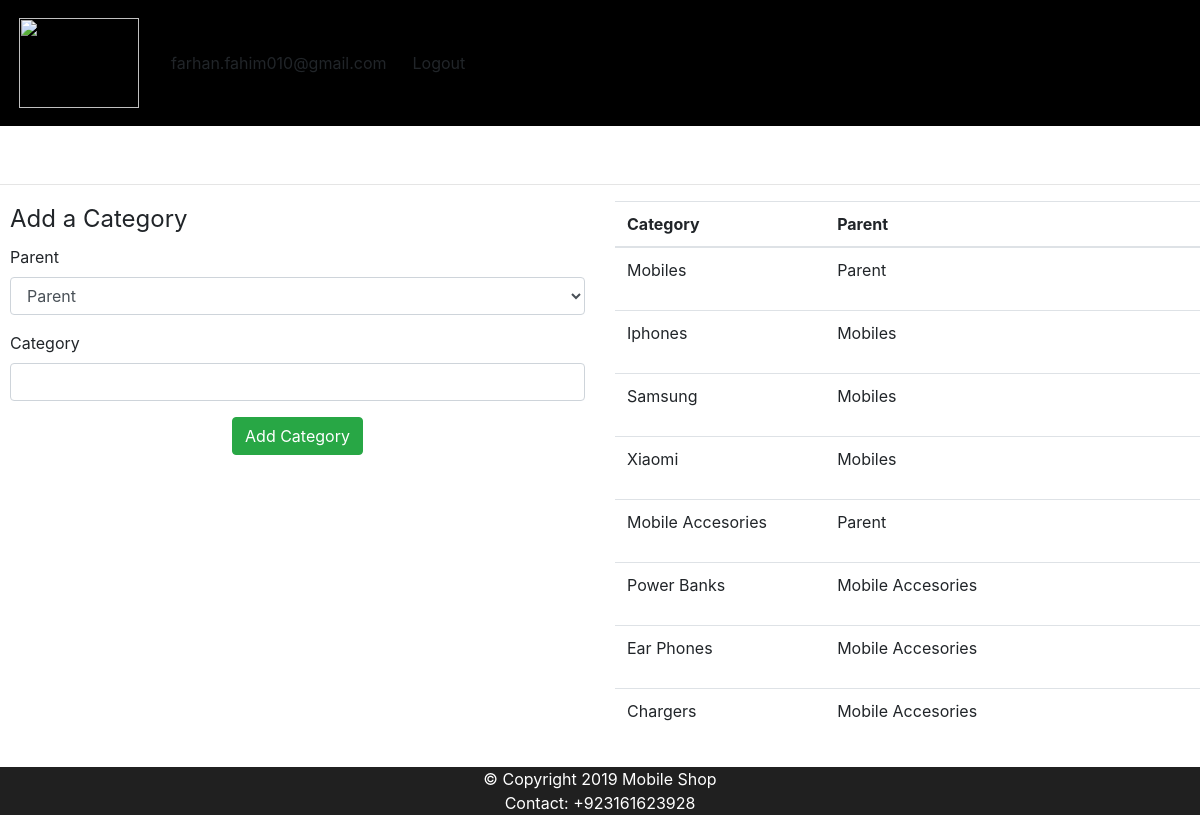
The page /admin/categories.php (signed in) on the database its author committed.
### tables this page shows
CREATE TABLE `categories` (
  `id` int(11) NOT NULL,
  `category` varchar(255) NOT NULL,
  `parent` int(11) NOT NULL DEFAULT '0'
);

### admin/categories.php (the view, shortened to what this page needs)
  <link rel="stylesheet" href="https://maxcdn.bootstrapcdn.com/bootstrap/4.3.1/css/bootstrap.min.css">
<?php
	include 'includes/head.php';
	include 'includes/navigation1.php';
?>
<?php
	$category = '';
	$post_parent = '';
?>
<h2 class="text-center" style="margin-top: 130px;">Categories</h2>
<hr>
<div class="row">
	<div class="col-md-6">
		<form class="form" style="margin-left: 10px;" action="categories.php<?php echo ((isset($_GET['edit']))?'?edit='.$edit_id : ''); ?>" method="post">
			<legend><?php echo ((isset($_GET['edit']))?'Edit' : 'Add a'); ?> Category</legend>
			<?php
				$category_value = '';
				$parent_value = 0;
				if(isset($_GET['edit'])) {
					$category_value = $edit_category['category'];
					$parent_value = $edit_category['parent'];
				} else {
					if(isset($_POST)) {
						$category_value = $category;
						$parent_value = $post_parent;
					}
				}
			?>
			<div class="form-group">
				<label for="parent">Parent</label>
				<select class="form-control" name="parent" id="parent">
					<option value="0"<?php echo (($parent_value == 0)?' selected="selected"' : ''); ?>>Parent</option>
				</select>
			</div>
			<div class="form-group">
				<label for="category">Category</label>
				<input class="form-control" type="text" name="category" id="category" value="<?php echo $category_value; ?>">
			</div>
			<div class="form-group">
				<div class="text-center">
				<input class="btn btn-success" type="submit" value="<?php echo ((isset($_GET['edit']))?'Edit' : 'Add'); ?> Category">
				</div>
			</div>
		</form>
	</div>
	<div class="col-md-6">
		<table class="table" style="margin-right: 30px;">
			<thead>
				<th>Category</th>
				<th>Parent</th>
				<th></th>
			</thead>
			<tbody>
				<?php $result = $db->query("SELECT * FROM categories WHERE parent = 0"); ?>
				<?php while($parent = mysqli_fetch_assoc($result)) : ?>
				<?php
					$parent_id = (int)$parent['id'];
					$cresult = $db->query("SELECT * FROM categories WHERE parent = '{$parent_id}'");
				?>
				<tr>
					<td><?php echo $parent['category']; ?></td>
					<td>Parent</td>
					<td>
						<a class="btn btn-xs btn-default" href="categories.php?edit=<?php echo $parent['id']; ?>"><i class="material-icons" >
</i></a>
						<a class="btn btn-xs btn-default" href="categories.php?delete=<?php echo $parent['id']; ?>"><i class="material-icons">
</i></a>
					</td>
				</tr>
					<?php while($child = mysqli_fetch_assoc($cresult)) : ?>
						<tr>
							<td><?php echo $child['category']; ?></td>
							<td><?php echo $parent['category']; ?></td>
							<td>
								<a class="btn btn-xs btn-default" href="categories.php?edit=<?php echo $child['id']; ?>"><i class="material-icons" >
</i></a>
								<a class="btn btn-xs btn-default" href="categories.php?delete=<?php echo $child['id']; ?>"><i class="material-icons">
</i></a>
							</td>
						</tr>
					<?php endwhile; ?>
				<?php endwhile; ?>
			</tbody>
		</table>
	</div>
</div>
<?php
	include 'includes/footer.php';
	?>

### admin/includes/head.php (shortened to what this page needs)
<!DOCTYPE html>
<html>
<head>
   <link rel="stylesheet" href="https://cdnjs.cloudflare.com/ajax/libs/font-awesome/4.7.0/css/font-awesome.min.css">
  <link rel="stylesheet" type="text/css" href="css/style.css">
  <link rel="stylesheet" href="https://maxcdn.bootstrapcdn.com/bootstrap/4.3.1/css/bootstrap.min.css">
</head>

### admin/includes/navigation1.php (shortened to what this page needs)
  <link rel="stylesheet" type="text/css" href="../css/style.css">
  <link rel="stylesheet" href="https://maxcdn.bootstrapcdn.com/bootstrap/4.3.1/css/bootstrap.min.css">
<nav class="navbar navbar-expand-md  navbar-dark fixed-top" style="background-color: black">
  <a class="navbar-brand" href="main.php">
    <img src="../images/logo.png" class="logo">
  </a>
  <?php
if (isset($_SESSION["login_id"])){
  echo"<form >
 <button class='btn btn-tertiary'>";
 echo $_SESSION["login_id"];
 echo"</button>
</form>
<form action='./logout_admin.php'>
<button class='btn btn-tertiary'>Logout</button>
</form>" ;
}
?>
</nav>

### admin/includes/footer.php (shortened to what this page needs)
	<footer class="text-center" id="footer" >
		&copy; Copyright 2019 Mobile Shop
		<br>
		Contact: +923161623928
	</footer>
</body>
</html>

### css/style.css (style rules this page uses)
* { padding: 0; margin: 0; }
.logo { height: 90px; width: 120px; margin: 5px 3px; border-radius: 9px #202020; background-color: 15px #202020; }
h1,h2,h3,h4,h5,i { color: white; }

### admin/includes/footer.php (style rules this page uses)
#footer { background-color: #202020; color: white; }

### rows shown on the page
categories: category "Mobiles"
categories: category "Iphones"
categories: category "Samsung"
categories: category "Xiaomi"
categories: category "Mobile Accesories"
categories: category "Power Banks"
categories: category "Ear Phones"
categories: category "Chargers"

### other values the page prints
$_SESSION["login_id"] "farhan.fahim010@gmail.com"
